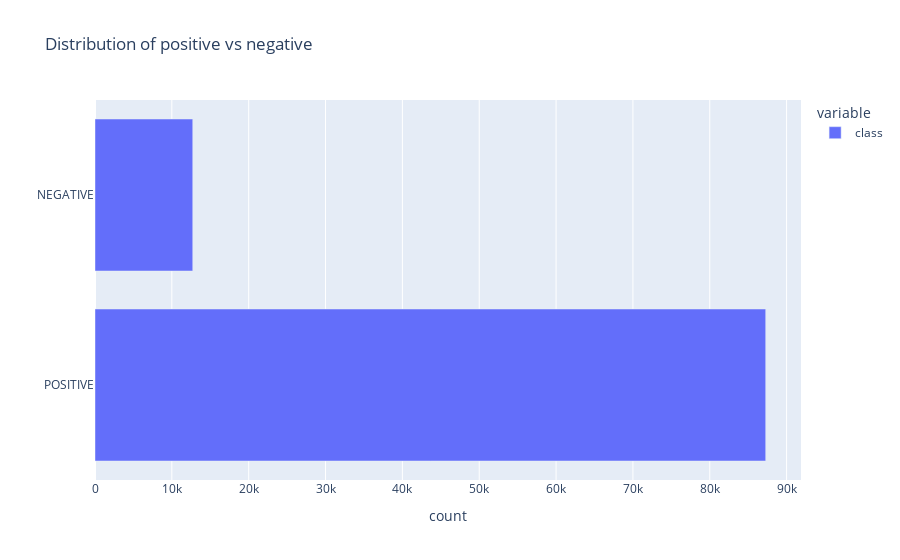

Notebook cell for this chart:
### Code cell
fig = px.bar(df_reviews_english["class"].value_counts(), orientation = "h", title = f"Distribution of positive vs negative", labels = {"index":"", "value": "count"})
fig.show()

### Figure 1 — Plotly figure (JSON) as saved in the notebook; plotly's stock layout.template omitted (floating-point values rounded to 4 significant figures)
{"data": [{"alignmentgroup": "True", "hovertemplate": "variable=class<br>count=%{x}<br>=%{y}<extra></extra>", "legendgroup": "class", "marker": {"color": "#636efa", "pattern": {"shape": ""}}, "name": "class", "offsetgroup": "class", "orientation": "h", "showlegend": true, "textposition": "auto", "type": "bar", "x": [87280, 12720], "xaxis": "x", "y": ["POSITIVE", "NEGATIVE"], "yaxis": "y"}], "layout": {"barmode": "relative", "legend": {"title": {"text": "variable"}, "tracegroupgap": 0}, "title": {"text": "Distribution of positive vs negative"}, "xaxis": {"anchor": "y", "domain": [0, 1], "title": {"text": "count"}}, "yaxis": {"anchor": "x", "domain": [0, 1], "title": {"text": ""}}}}
